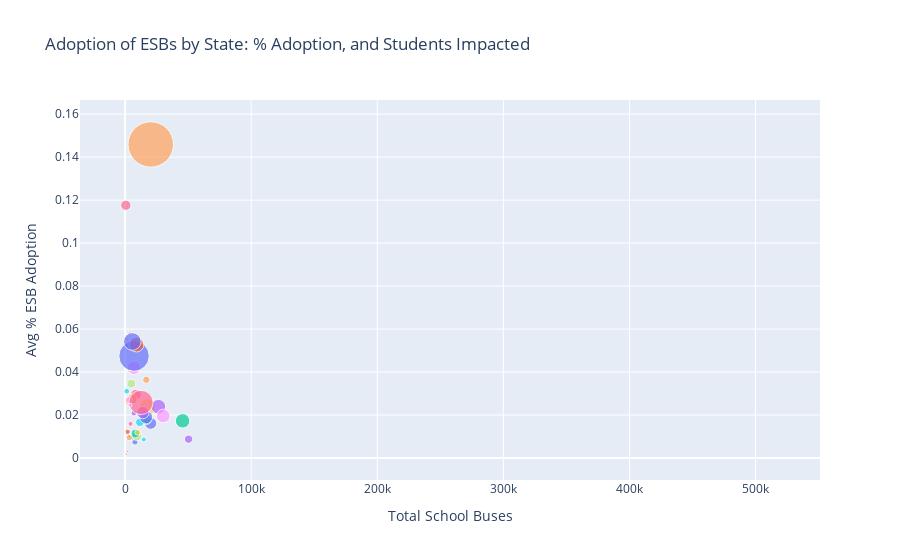

The notebook cell this image was saved under:
### Code cell
fig = px.scatter(
    state_df,
    x="2a. Total number of school buses (SBF 2022-23)",
    y="3i. Average of percentages of committed ESBs (Atlas, SBF, FHWA, WRI)",
    size="8a. Approximate total number of students riding ESBs",
    color="1a. State",
    hover_name="1a. State",
    size_max=60,
    labels={
        "2a. Total number of school buses (SBF 2022-23)": "Total School Buses",
        "3i. Average of percentages of committed ESBs (Atlas, SBF, FHWA, WRI)": "Avg % ESB Adoption",
        "8a. Approximate total number of students riding ESBs": "Students Riding ESBs"
    },
    title="Adoption of ESBs by State: % Adoption, and Students Impacted"
)
fig.update_layout(showlegend=False)
fig.show()

### Figure 1 — Plotly figure (JSON) as saved in the notebook; plotly's stock layout.template omitted (floating-point values rounded to 4 significant figures)
{"data": [{"hovertemplate": "<b>%{hovertext}</b><br><br>1a. State=ALABAMA<br>Total School Buses=%{x}<br>Avg % ESB Adoption=%{y}<br>Students Riding ESBs=%{marker.size}<extra></extra>", "hovertext": ["ALABAMA"], "legendgroup": "ALABAMA", "marker": {"color": "#636efa", "size": [1284.0], "sizemode": "area", "sizeref": 65.15, "symbol": "circle"}, "mode": "markers", "name": "ALABAMA", "orientation": "v", "showlegend": true, "type": "scatter", "x": [7820.0], "xaxis": "x", "y": [0.007494], "yaxis": "y"}, {"hovertemplate": "<b>%{hovertext}</b><br><br>1a. State=ALASKA<br>Total School Buses=%{x}<br>Avg % ESB Adoption=%{y}<br>Students Riding ESBs=%{marker.size}<extra></extra>", "hovertext": ["ALASKA"], "legendgroup": "ALASKA", "marker": {"color": "#EF553B", "size": [164.7], "sizemode": "area", "sizeref": 65.15, "symbol": "circle"}, "mode": "markers", "name": "ALASKA", "orientation": "v", "showlegend": true, "type": "scatter", "x": [962.0], "xaxis": "x", "y": [0.001793], "yaxis": "y"}, {"hovertemplate": "<b>%{hovertext}</b><br><br>1a. State=ARIZONA<br>Total School Buses=%{x}<br>Avg % ESB Adoption=%{y}<br>Students Riding ESBs=%{marker.size}<extra></extra>", "hovertext": ["ARIZONA"], "legendgroup": "ARIZONA", "marker": {"color": "#00cc96", "size": [1303.0], "sizemode": "area", "sizeref": 65.15, "symbol": "circle"}, "mode": "markers", "name": "ARIZONA", "orientation": "v", "showlegend": true, "type": "scatter", "x": [7166.0], "xaxis": "x", "y": [0.02668], "yaxis": "y"}, {"hovertemplate": "<b>%{hovertext}</b><br><br>1a. State=ARKANSAS<br>Total School Buses=%{x}<br>Avg % ESB Adoption=%{y}<br>Students Riding ESBs=%{marker.size}<extra></extra>", "hovertext": ["ARKANSAS"], "legendgroup": "ARKANSAS", "marker": {"color": "#ab63fa", "size": [1078.0], "sizemode": "area", "sizeref": 65.15, "symbol": "circle"}, "mode": "markers", "name": "ARKANSAS", "orientation": "v", "showlegend": true, "type": "scatter", "x": [7000.0], "xaxis": "x", "y": [0.02088], "yaxis": "y"}, {"hovertemplate": "<b>%{hovertext}</b><br><br>1a. State=CALIFORNIA<br>Total School Buses=%{x}<br>Avg % ESB Adoption=%{y}<br>Students Riding ESBs=%{marker.size}<extra></extra>", "hovertext": ["CALIFORNIA"], "legendgroup": "CALIFORNIA", "marker": {"color": "#FFA15A", "size": [67460.0], "sizemode": "area", "sizeref": 65.15, "symbol": "circle"}, "mode": "markers", "name": "CALIFORNIA", "orientation": "v", "showlegend": true, "type": "scatter", "x": [20330.0], "xaxis": "x", "y": [0.1459], "yaxis": "y"}, {"hovertemplate": "<b>%{hovertext}</b><br><br>1a. State=COLORADO<br>Total School Buses=%{x}<br>Avg % ESB Adoption=%{y}<br>Students Riding ESBs=%{marker.size}<extra></extra>", "hovertext": ["COLORADO"], "legendgroup": "COLORADO", "marker": {"color": "#19d3f3", "size": [2340.0], "sizemode": "area", "sizeref": 65.15, "symbol": "circle"}, "mode": "markers", "name": "COLORADO", "orientation": "v", "showlegend": true, "type": "scatter", "x": [NaN], "xaxis": "x", "y": [0.02258], "yaxis": "y"}, {"hovertemplate": "<b>%{hovertext}</b><br><br>1a. State=CONNECTICUT<br>Total School Buses=%{x}<br>Avg % ESB Adoption=%{y}<br>Students Riding ESBs=%{marker.size}<extra></extra>", "hovertext": ["CONNECTICUT"], "legendgroup": "CONNECTICUT", "marker": {"color": "#FF6692", "size": [3801.0], "sizemode": "area", "sizeref": 65.15, "symbol": "circle"}, "mode": "markers", "name": "CONNECTICUT", "orientation": "v", "showlegend": true, "type": "scatter", "x": [8600.0], "xaxis": "x", "y": [0.02948], "yaxis": "y"}, {"hovertemplate": "<b>%{hovertext}</b><br><br>1a. State=DELAWARE<br>Total School Buses=%{x}<br>Avg % ESB Adoption=%{y}<br>Students Riding ESBs=%{marker.size}<extra></extra>", "hovertext": ["DELAWARE"], "legendgroup": "DELAWARE", "marker": {"color": "#B6E880", "size": [82.41], "sizemode": "area", "sizeref": 65.15, "symbol": "circle"}, "mode": "markers", "name": "DELAWARE", "orientation": "v", "showlegend": true, "type": "scatter", "x": [1529.0], "xaxis": "x", "y": [0.002745], "yaxis": "y"}, {"hovertemplate": "<b>%{hovertext}</b><br><br>1a. State=DISTRICT OF COLUMBIA<br>Total School Buses=%{x}<br>Avg % ESB Adoption=%{y}<br>Students Riding ESBs=%{marker.size}<extra></extra>", "hovertext": ["DISTRICT OF COLUMBIA"], "legendgroup": "DISTRICT OF COLUMBIA", "marker": {"color": "#FF97FF", "size": [13.18], "sizemode": "area", "sizeref": 65.15, "symbol": "circle"}, "mode": "markers", "name": "DISTRICT OF COLUMBIA", "orientation": "v", "showlegend": true, "type": "scatter", "x": [NaN], "xaxis": "x", "y": [0.1231], "yaxis": "y"}, {"hovertemplate": "<b>%{hovertext}</b><br><br>1a. State=FLORIDA<br>Total School Buses=%{x}<br>Avg % ESB Adoption=%{y}<br>Students Riding ESBs=%{marker.size}<extra></extra>", "hovertext": ["FLORIDA"], "legendgroup": "FLORIDA", "marker": {"color": "#FECB52", "size": [9388.0], "sizemode": "area", "sizeref": 65.15, "symbol": "circle"}, "mode": "markers", "name": "FLORIDA", "orientation": "v", "showlegend": true, "type": "scatter", "x": [17810.0], "xaxis": "x", "y": [0.02373], "yaxis": "y"}, {"hovertemplate": "<b>%{hovertext}</b><br><br>1a. State=GEORGIA<br>Total School Buses=%{x}<br>Avg % ESB Adoption=%{y}<br>Students Riding ESBs=%{marker.size}<extra></extra>", "hovertext": ["GEORGIA"], "legendgroup": "GEORGIA", "marker": {"color": "#636efa", "size": [4646.0], "sizemode": "area", "sizeref": 65.15, "symbol": "circle"}, "mode": "markers", "name": "GEORGIA", "orientation": "v", "showlegend": true, "type": "scatter", "x": [20280.0], "xaxis": "x", "y": [0.01612], "yaxis": "y"}, {"hovertemplate": "<b>%{hovertext}</b><br><br>1a. State=HAWAII<br>Total School Buses=%{x}<br>Avg % ESB Adoption=%{y}<br>Students Riding ESBs=%{marker.size}<extra></extra>", "hovertext": ["HAWAII"], "legendgroup": "HAWAII", "marker": {"color": "#EF553B", "size": [149.3], "sizemode": "area", "sizeref": 65.15, "symbol": "circle"}, "mode": "markers", "name": "HAWAII", "orientation": "v", "showlegend": true, "type": "scatter", "x": [785.0], "xaxis": "x", "y": [0.03071], "yaxis": "y"}, {"hovertemplate": "<b>%{hovertext}</b><br><br>1a. State=IDAHO<br>Total School Buses=%{x}<br>Avg % ESB Adoption=%{y}<br>Students Riding ESBs=%{marker.size}<extra></extra>", "hovertext": ["IDAHO"], "legendgroup": "IDAHO", "marker": {"color": "#00cc96", "size": [388.9], "sizemode": "area", "sizeref": 65.15, "symbol": "circle"}, "mode": "markers", "name": "IDAHO", "orientation": "v", "showlegend": true, "type": "scatter", "x": [2996.0], "xaxis": "x", "y": [0.01023], "yaxis": "y"}, {"hovertemplate": "<b>%{hovertext}</b><br><br>1a. State=ILLINOIS<br>Total School Buses=%{x}<br>Avg % ESB Adoption=%{y}<br>Students Riding ESBs=%{marker.size}<extra></extra>", "hovertext": ["ILLINOIS"], "legendgroup": "ILLINOIS", "marker": {"color": "#ab63fa", "size": [6958.0], "sizemode": "area", "sizeref": 65.15, "symbol": "circle"}, "mode": "markers", "name": "ILLINOIS", "orientation": "v", "showlegend": true, "type": "scatter", "x": [26420.0], "xaxis": "x", "y": [0.02386], "yaxis": "y"}, {"hovertemplate": "<b>%{hovertext}</b><br><br>1a. State=INDIANA<br>Total School Buses=%{x}<br>Avg % ESB Adoption=%{y}<br>Students Riding ESBs=%{marker.size}<extra></extra>", "hovertext": ["INDIANA"], "legendgroup": "INDIANA", "marker": {"color": "#FFA15A", "size": [1777.0], "sizemode": "area", "sizeref": 65.15, "symbol": "circle"}, "mode": "markers", "name": "INDIANA", "orientation": "v", "showlegend": true, "type": "scatter", "x": [16820.0], "xaxis": "x", "y": [0.03641], "yaxis": "y"}, {"hovertemplate": "<b>%{hovertext}</b><br><br>1a. State=IOWA<br>Total School Buses=%{x}<br>Avg % ESB Adoption=%{y}<br>Students Riding ESBs=%{marker.size}<extra></extra>", "hovertext": ["IOWA"], "legendgroup": "IOWA", "marker": {"color": "#19d3f3", "size": [1081.0], "sizemode": "area", "sizeref": 65.15, "symbol": "circle"}, "mode": "markers", "name": "IOWA", "orientation": "v", "showlegend": true, "type": "scatter", "x": [6000.0], "xaxis": "x", "y": [0.00968], "yaxis": "y"}, {"hovertemplate": "<b>%{hovertext}</b><br><br>1a. State=KANSAS<br>Total School Buses=%{x}<br>Avg % ESB Adoption=%{y}<br>Students Riding ESBs=%{marker.size}<extra></extra>", "hovertext": ["KANSAS"], "legendgroup": "KANSAS", "marker": {"color": "#FF6692", "size": [820.1], "sizemode": "area", "sizeref": 65.15, "symbol": "circle"}, "mode": "markers", "name": "KANSAS", "orientation": "v", "showlegend": true, "type": "scatter", "x": [4305.0], "xaxis": "x", "y": [0.01589], "yaxis": "y"}, {"hovertemplate": "<b>%{hovertext}</b><br><br>1a. State=KENTUCKY<br>Total School Buses=%{x}<br>Avg % ESB Adoption=%{y}<br>Students Riding ESBs=%{marker.size}<extra></extra>", "hovertext": ["KENTUCKY"], "legendgroup": "KENTUCKY", "marker": {"color": "#B6E880", "size": [3002.0], "sizemode": "area", "sizeref": 65.15, "symbol": "circle"}, "mode": "markers", "name": "KENTUCKY", "orientation": "v", "showlegend": true, "type": "scatter", "x": [9488.0], "xaxis": "x", "y": [0.01026], "yaxis": "y"}, {"hovertemplate": "<b>%{hovertext}</b><br><br>1a. State=LOUISIANA<br>Total School Buses=%{x}<br>Avg % ESB Adoption=%{y}<br>Students Riding ESBs=%{marker.size}<extra></extra>", "hovertext": ["LOUISIANA"], "legendgroup": "LOUISIANA", "marker": {"color": "#FF97FF", "size": [5910.0], "sizemode": "area", "sizeref": 65.15, "symbol": "circle"}, "mode": "markers", "name": "LOUISIANA", "orientation": "v", "showlegend": true, "type": "scatter", "x": [6841.0], "xaxis": "x", "y": [0.04199], "yaxis": "y"}, {"hovertemplate": "<b>%{hovertext}</b><br><br>1a. State=MAINE<br>Total School Buses=%{x}<br>Avg % ESB Adoption=%{y}<br>Students Riding ESBs=%{marker.size}<extra></extra>", "hovertext": ["MAINE"], "legendgroup": "MAINE", "marker": {"color": "#FECB52", "size": [1597.0], "sizemode": "area", "sizeref": 65.15, "symbol": "circle"}, "mode": "markers", "name": "MAINE", "orientation": "v", "showlegend": true, "type": "scatter", "x": [2815.0], "xaxis": "x", "y": [0.02587], "yaxis": "y"}, {"hovertemplate": "<b>%{hovertext}</b><br><br>1a. State=MARYLAND<br>Total School Buses=%{x}<br>Avg % ESB Adoption=%{y}<br>Students Riding ESBs=%{marker.size}<extra></extra>", "hovertext": ["MARYLAND"], "legendgroup": "MARYLAND", "marker": {"color": "#636efa", "size": [30250.0], "sizemode": "area", "sizeref": 65.15, "symbol": "circle"}, "mode": "markers", "name": "MARYLAND", "orientation": "v", "showlegend": true, "type": "scatter", "x": [7074.0], "xaxis": "x", "y": [0.04743], "yaxis": "y"}, {"hovertemplate": "<b>%{hovertext}</b><br><br>1a. State=MASSACHUSETTS<br>Total School Buses=%{x}<br>Avg % ESB Adoption=%{y}<br>Students Riding ESBs=%{marker.size}<extra></extra>", "hovertext": ["MASSACHUSETTS"], "legendgroup": "MASSACHUSETTS", "marker": {"color": "#EF553B", "size": [7056.0], "sizemode": "area", "sizeref": 65.15, "symbol": "circle"}, "mode": "markers", "name": "MASSACHUSETTS", "orientation": "v", "showlegend": true, "type": "scatter", "x": [9000.0], "xaxis": "x", "y": [0.05275], "yaxis": "y"}, {"hovertemplate": "<b>%{hovertext}</b><br><br>1a. State=MICHIGAN<br>Total School Buses=%{x}<br>Avg % ESB Adoption=%{y}<br>Students Riding ESBs=%{marker.size}<extra></extra>", "hovertext": ["MICHIGAN"], "legendgroup": "MICHIGAN", "marker": {"color": "#00cc96", "size": [3158.0], "sizemode": "area", "sizeref": 65.15, "symbol": "circle"}, "mode": "markers", "name": "MICHIGAN", "orientation": "v", "showlegend": true, "type": "scatter", "x": [16840.0], "xaxis": "x", "y": [0.0178], "yaxis": "y"}, {"hovertemplate": "<b>%{hovertext}</b><br><br>1a. State=MINNESOTA<br>Total School Buses=%{x}<br>Avg % ESB Adoption=%{y}<br>Students Riding ESBs=%{marker.size}<extra></extra>", "hovertext": ["MINNESOTA"], "legendgroup": "MINNESOTA", "marker": {"color": "#ab63fa", "size": [361.6], "sizemode": "area", "sizeref": 65.15, "symbol": "circle"}, "mode": "markers", "name": "MINNESOTA", "orientation": "v", "showlegend": true, "type": "scatter", "x": [18900.0], "xaxis": "x", "y": [0.01746], "yaxis": "y"}, {"hovertemplate": "<b>%{hovertext}</b><br><br>1a. State=MISSISSIPPI<br>Total School Buses=%{x}<br>Avg % ESB Adoption=%{y}<br>Students Riding ESBs=%{marker.size}<extra></extra>", "hovertext": ["MISSISSIPPI"], "legendgroup": "MISSISSIPPI", "marker": {"color": "#FFA15A", "size": [3285.0], "sizemode": "area", "sizeref": 65.15, "symbol": "circle"}, "mode": "markers", "name": "MISSISSIPPI", "orientation": "v", "showlegend": true, "type": "scatter", "x": [5544.0], "xaxis": "x", "y": [0.02757], "yaxis": "y"}, {"hovertemplate": "<b>%{hovertext}</b><br><br>1a. State=MISSOURI<br>Total School Buses=%{x}<br>Avg % ESB Adoption=%{y}<br>Students Riding ESBs=%{marker.size}<extra></extra>", "hovertext": ["MISSOURI"], "legendgroup": "MISSOURI", "marker": {"color": "#19d3f3", "size": [2346.0], "sizemode": "area", "sizeref": 65.15, "symbol": "circle"}, "mode": "markers", "name": "MISSOURI", "orientation": "v", "showlegend": true, "type": "scatter", "x": [11680.0], "xaxis": "x", "y": [0.01661], "yaxis": "y"}, {"hovertemplate": "<b>%{hovertext}</b><br><br>1a. State=MONTANA<br>Total School Buses=%{x}<br>Avg % ESB Adoption=%{y}<br>Students Riding ESBs=%{marker.size}<extra></extra>", "hovertext": ["MONTANA"], "legendgroup": "MONTANA", "marker": {"color": "#FF6692", "size": [333.8], "sizemode": "area", "sizeref": 65.15, "symbol": "circle"}, "mode": "markers", "name": "MONTANA", "orientation": "v", "showlegend": true, "type": "scatter", "x": [3693.0], "xaxis": "x", "y": [0.0581], "yaxis": "y"}, {"hovertemplate": "<b>%{hovertext}</b><br><br>1a. State=NEBRASKA<br>Total School Buses=%{x}<br>Avg % ESB Adoption=%{y}<br>Students Riding ESBs=%{marker.size}<extra></extra>", "hovertext": ["NEBRASKA"], "legendgroup": "NEBRASKA", "marker": {"color": "#B6E880", "size": [49.17], "sizemode": "area", "sizeref": 65.15, "symbol": "circle"}, "mode": "markers", "name": "NEBRASKA", "orientation": "v", "showlegend": true, "type": "scatter", "x": [5706.0], "xaxis": "x", "y": [0.005342], "yaxis": "y"}, {"hovertemplate": "<b>%{hovertext}</b><br><br>1a. State=NEVADA<br>Total School Buses=%{x}<br>Avg % ESB Adoption=%{y}<br>Students Riding ESBs=%{marker.size}<extra></extra>", "hovertext": ["NEVADA"], "legendgroup": "NEVADA", "marker": {"color": "#FF97FF", "size": [1592.0], "sizemode": "area", "sizeref": 65.15, "symbol": "circle"}, "mode": "markers", "name": "NEVADA", "orientation": "v", "showlegend": true, "type": "scatter", "x": [2947.0], "xaxis": "x", "y": [0.02697], "yaxis": "y"}, {"hovertemplate": "<b>%{hovertext}</b><br><br>1a. State=NEW HAMPSHIRE<br>Total School Buses=%{x}<br>Avg % ESB Adoption=%{y}<br>Students Riding ESBs=%{marker.size}<extra></extra>", "hovertext": ["NEW HAMPSHIRE"], "legendgroup": "NEW HAMPSHIRE", "marker": {"color": "#FECB52", "size": [199.5], "sizemode": "area", "sizeref": 65.15, "symbol": "circle"}, "mode": "markers", "name": "NEW HAMPSHIRE", "orientation": "v", "showlegend": true, "type": "scatter", "x": [3200.0], "xaxis": "x", "y": [0.04029], "yaxis": "y"}, {"hovertemplate": "<b>%{hovertext}</b><br><br>1a. State=NEW JERSEY<br>Total School Buses=%{x}<br>Avg % ESB Adoption=%{y}<br>Students Riding ESBs=%{marker.size}<extra></extra>", "hovertext": ["NEW JERSEY"], "legendgroup": "NEW JERSEY", "marker": {"color": "#636efa", "size": [5553.0], "sizemode": "area", "sizeref": 65.15, "symbol": "circle"}, "mode": "markers", "name": "NEW JERSEY", "orientation": "v", "showlegend": true, "type": "scatter", "x": [16700.0], "xaxis": "x", "y": [0.01896], "yaxis": "y"}, {"hovertemplate": "<b>%{hovertext}</b><br><br>1a. State=NEW MEXICO<br>Total School Buses=%{x}<br>Avg % ESB Adoption=%{y}<br>Students Riding ESBs=%{marker.size}<extra></extra>", "hovertext": ["NEW MEXICO"], "legendgroup": "NEW MEXICO", "marker": {"color": "#EF553B", "size": [927.0], "sizemode": "area", "sizeref": 65.15, "symbol": "circle"}, "mode": "markers", "name": "NEW MEXICO", "orientation": "v", "showlegend": true, "type": "scatter", "x": [2007.0], "xaxis": "x", "y": [0.01218], "yaxis": "y"}, {"hovertemplate": "<b>%{hovertext}</b><br><br>1a. State=NEW YORK<br>Total School Buses=%{x}<br>Avg % ESB Adoption=%{y}<br>Students Riding ESBs=%{marker.size}<extra></extra>", "hovertext": ["NEW YORK"], "legendgroup": "NEW YORK", "marker": {"color": "#00cc96", "size": [6827.0], "sizemode": "area", "sizeref": 65.15, "symbol": "circle"}, "mode": "markers", "name": "NEW YORK", "orientation": "v", "showlegend": true, "type": "scatter", "x": [45600.0], "xaxis": "x", "y": [0.01729], "yaxis": "y"}, {"hovertemplate": "<b>%{hovertext}</b><br><br>1a. State=NORTH CAROLINA<br>Total School Buses=%{x}<br>Avg % ESB Adoption=%{y}<br>Students Riding ESBs=%{marker.size}<extra></extra>", "hovertext": ["NORTH CAROLINA"], "legendgroup": "NORTH CAROLINA", "marker": {"color": "#ab63fa", "size": [5016.0], "sizemode": "area", "sizeref": 65.15, "symbol": "circle"}, "mode": "markers", "name": "NORTH CAROLINA", "orientation": "v", "showlegend": true, "type": "scatter", "x": [14100.0], "xaxis": "x", "y": [0.02115], "yaxis": "y"}, {"hovertemplate": "<b>%{hovertext}</b><br><br>1a. State=NORTH DAKOTA<br>Total School Buses=%{x}<br>Avg % ESB Adoption=%{y}<br>Students Riding ESBs=%{marker.size}<extra></extra>", "hovertext": ["NORTH DAKOTA"], "legendgroup": "NORTH DAKOTA", "marker": {"color": "#FFA15A", "size": [129.8], "sizemode": "area", "sizeref": 65.15, "symbol": "circle"}, "mode": "markers", "name": "NORTH DAKOTA", "orientation": "v", "showlegend": true, "type": "scatter", "x": [2351.0], "xaxis": "x", "y": [0.008669], "yaxis": "y"}, {"hovertemplate": "<b>%{hovertext}</b><br><br>1a. State=OHIO<br>Total School Buses=%{x}<br>Avg % ESB Adoption=%{y}<br>Students Riding ESBs=%{marker.size}<extra></extra>", "hovertext": ["OHIO"], "legendgroup": "OHIO", "marker": {"color": "#19d3f3", "size": [761.0], "sizemode": "area", "sizeref": 65.15, "symbol": "circle"}, "mode": "markers", "name": "OHIO", "orientation": "v", "showlegend": true, "type": "scatter", "x": [14810.0], "xaxis": "x", "y": [0.008611], "yaxis": "y"}, {"hovertemplate": "<b>%{hovertext}</b><br><br>1a. State=OKLAHOMA<br>Total School Buses=%{x}<br>Avg % ESB Adoption=%{y}<br>Students Riding ESBs=%{marker.size}<extra></extra>", "hovertext": ["OKLAHOMA"], "legendgroup": "OKLAHOMA", "marker": {"color": "#FF6692", "size": [3420.0], "sizemode": "area", "sizeref": 65.15, "symbol": "circle"}, "mode": "markers", "name": "OKLAHOMA", "orientation": "v", "showlegend": true, "type": "scatter", "x": [562.0], "xaxis": "x", "y": [0.1176], "yaxis": "y"}, {"hovertemplate": "<b>%{hovertext}</b><br><br>1a. State=OREGON<br>Total School Buses=%{x}<br>Avg % ESB Adoption=%{y}<br>Students Riding ESBs=%{marker.size}<extra></extra>", "hovertext": ["OREGON"], "legendgroup": "OREGON", "marker": {"color": "#B6E880", "size": [2572.0], "sizemode": "area", "sizeref": 65.15, "symbol": "circle"}, "mode": "markers", "name": "OREGON", "orientation": "v", "showlegend": true, "type": "scatter", "x": [4913.0], "xaxis": "x", "y": [0.03462], "yaxis": "y"}, {"hovertemplate": "<b>%{hovertext}</b><br><br>1a. State=PENNSYLVANIA<br>Total School Buses=%{x}<br>Avg % ESB Adoption=%{y}<br>Students Riding ESBs=%{marker.size}<extra></extra>", "hovertext": ["PENNSYLVANIA"], "legendgroup": "PENNSYLVANIA", "marker": {"color": "#FF97FF", "size": [6100.0], "sizemode": "area", "sizeref": 65.15, "symbol": "circle"}, "mode": "markers", "name": "PENNSYLVANIA", "orientation": "v", "showlegend": true, "type": "scatter", "x": [30280.0], "xaxis": "x", "y": [0.01954], "yaxis": "y"}, {"hovertemplate": "<b>%{hovertext}</b><br><br>1a. State=RHODE ISLAND<br>Total School Buses=%{x}<br>Avg % ESB Adoption=%{y}<br>Students Riding ESBs=%{marker.size}<extra></extra>", "hovertext": ["RHODE ISLAND"], "legendgroup": "RHODE ISLAND", "marker": {"color": "#FECB52", "size": [560.6], "sizemode": "area", "sizeref": 65.15, "symbol": "circle"}, "mode": "markers", "name": "RHODE ISLAND", "orientation": "v", "showlegend": true, "type": "scatter", "x": [1691.0], "xaxis": "x", "y": [0.05529], "yaxis": "y"}, {"hovertemplate": "<b>%{hovertext}</b><br><br>1a. State=SOUTH CAROLINA<br>Total School Buses=%{x}<br>Avg % ESB Adoption=%{y}<br>Students Riding ESBs=%{marker.size}<extra></extra>", "hovertext": ["SOUTH CAROLINA"], "legendgroup": "SOUTH CAROLINA", "marker": {"color": "#636efa", "size": [10160.0], "sizemode": "area", "sizeref": 65.15, "symbol": "circle"}, "mode": "markers", "name": "SOUTH CAROLINA", "orientation": "v", "showlegend": true, "type": "scatter", "x": [5720.0], "xaxis": "x", "y": [0.0542], "yaxis": "y"}, {"hovertemplate": "<b>%{hovertext}</b><br><br>1a. State=SOUTH DAKOTA<br>Total School Buses=%{x}<br>Avg % ESB Adoption=%{y}<br>Students Riding ESBs=%{marker.size}<extra></extra>", "hovertext": ["SOUTH DAKOTA"], "legendgroup": "SOUTH DAKOTA", "marker": {"color": "#EF553B", "size": [153.6], "sizemode": "area", "sizeref": 65.15, "symbol": "circle"}, "mode": "markers", "name": "SOUTH DAKOTA", "orientation": "v", "showlegend": true, "type": "scatter", "x": [2000.0], "xaxis": "x", "y": [0.003121], "yaxis": "y"}, {"hovertemplate": "<b>%{hovertext}</b><br><br>1a. State=TENNESSEE<br>Total School Buses=%{x}<br>Avg % ESB Adoption=%{y}<br>Students Riding ESBs=%{marker.size}<extra></extra>", "hovertext": ["TENNESSEE"], "legendgroup": "TENNESSEE", "marker": {"color": "#00cc96", "size": [2508.0], "sizemode": "area", "sizeref": 65.15, "symbol": "circle"}, "mode": "markers", "name": "TENNESSEE", "orientation": "v", "showlegend": true, "type": "scatter", "x": [8200.0], "xaxis": "x", "y": [0.01138], "yaxis": "y"}, {"hovertemplate": "<b>%{hovertext}</b><br><br>1a. State=TEXAS<br>Total School Buses=%{x}<br>Avg % ESB Adoption=%{y}<br>Students Riding ESBs=%{marker.size}<extra></extra>", "hovertext": ["TEXAS"], "legendgroup": "TEXAS", "marker": {"color": "#ab63fa", "size": [2243.0], "sizemode": "area", "sizeref": 65.15, "symbol": "circle"}, "mode": "markers", "name": "TEXAS", "orientation": "v", "showlegend": true, "type": "scatter", "x": [50330.0], "xaxis": "x", "y": [0.008762], "yaxis": "y"}, {"hovertemplate": "<b>%{hovertext}</b><br><br>1a. State=UTAH<br>Total School Buses=%{x}<br>Avg % ESB Adoption=%{y}<br>Students Riding ESBs=%{marker.size}<extra></extra>", "hovertext": ["UTAH"], "legendgroup": "UTAH", "marker": {"color": "#FFA15A", "size": [1270.0], "sizemode": "area", "sizeref": 65.15, "symbol": "circle"}, "mode": "markers", "name": "UTAH", "orientation": "v", "showlegend": true, "type": "scatter", "x": [3240.0], "xaxis": "x", "y": [0.009406], "yaxis": "y"}, {"hovertemplate": "<b>%{hovertext}</b><br><br>1a. State=VERMONT<br>Total School Buses=%{x}<br>Avg % ESB Adoption=%{y}<br>Students Riding ESBs=%{marker.size}<extra></extra>", "hovertext": ["VERMONT"], "legendgroup": "VERMONT", "marker": {"color": "#19d3f3", "size": [1046.0], "sizemode": "area", "sizeref": 65.15, "symbol": "circle"}, "mode": "markers", "name": "VERMONT", "orientation": "v", "showlegend": true, "type": "scatter", "x": [1300.0], "xaxis": "x", "y": [0.0311], "yaxis": "y"}, {"hovertemplate": "<b>%{hovertext}</b><br><br>1a. State=VIRGINIA<br>Total School Buses=%{x}<br>Avg % ESB Adoption=%{y}<br>Students Riding ESBs=%{marker.size}<extra></extra>", "hovertext": ["VIRGINIA"], "legendgroup": "VIRGINIA", "marker": {"color": "#FF6692", "size": [19190.0], "sizemode": "area", "sizeref": 65.15, "symbol": "circle"}, "mode": "markers", "name": "VIRGINIA", "orientation": "v", "showlegend": true, "type": "scatter", "x": [12570.0], "xaxis": "x", "y": [0.02587], "yaxis": "y"}, {"hovertemplate": "<b>%{hovertext}</b><br><br>1a. State=WASHINGTON<br>Total School Buses=%{x}<br>Avg % ESB Adoption=%{y}<br>Students Riding ESBs=%{marker.size}<extra></extra>", "hovertext": ["WASHINGTON"], "legendgroup": "WASHINGTON", "marker": {"color": "#B6E880", "size": [2593.0], "sizemode": "area", "sizeref": 65.15, "symbol": "circle"}, "mode": "markers", "name": "WASHINGTON", "orientation": "v", "showlegend": true, "type": "scatter", "x": [NaN], "xaxis": "x", "y": [0.02227], "yaxis": "y"}, {"hovertemplate": "<b>%{hovertext}</b><br><br>1a. State=WEST VIRGINIA<br>Total School Buses=%{x}<br>Avg % ESB Adoption=%{y}<br>Students Riding ESBs=%{marker.size}<extra></extra>", "hovertext": ["WEST VIRGINIA"], "legendgroup": "WEST VIRGINIA", "marker": {"color": "#FF97FF", "size": [516.7], "sizemode": "area", "sizeref": 65.15, "symbol": "circle"}, "mode": "markers", "name": "WEST VIRGINIA", "orientation": "v", "showlegend": true, "type": "scatter", "x": [3832.0], "xaxis": "x", "y": [0.02453], "yaxis": "y"}, {"hovertemplate": "<b>%{hovertext}</b><br><br>1a. State=WISCONSIN<br>Total School Buses=%{x}<br>Avg % ESB Adoption=%{y}<br>Students Riding ESBs=%{marker.size}<extra></extra>", "hovertext": ["WISCONSIN"], "legendgroup": "WISCONSIN", "marker": {"color": "#FECB52", "size": [1118.0], "sizemode": "area", "sizeref": 65.15, "symbol": "circle"}, "mode": "markers", "name": "WISCONSIN", "orientation": "v", "showlegend": true, "type": "scatter", "x": [10060.0], "xaxis": "x", "y": [0.01197], "yaxis": "y"}, {"hovertemplate": "<b>%{hovertext}</b><br><br>1a. State=WYOMING<br>Total School Buses=%{x}<br>Avg % ESB Adoption=%{y}<br>Students Riding ESBs=%{marker.size}<extra></extra>", "hovertext": ["WYOMING"], "legendgroup": "WYOMING", "marker": {"color": "#636efa", "size": [0.0], "sizemode": "area", "sizeref": 65.15, "symbol": "circle"}, "mode": "markers", "name": "WYOMING", "orientation": "v", "showlegend": true, "type": "scatter", "x": [1343.0], "xaxis": "x", "y": [0.0], "yaxis": "y"}, {"hovertemplate": "<b>%{hovertext}</b><br><br>1a. State=TOTAL<br>Total School Buses=%{x}<br>Avg % ESB Adoption=%{y}<br>Students Riding ESBs=%{marker.size}<extra></extra>", "hovertext": ["TOTAL"], "legendgroup": "TOTAL", "marker": {"color": "#EF553B", "size": [234500.0], "sizemode": "area", "sizeref": 65.15, "symbol": "circle"}, "mode": "markers", "name": "TOTAL", "orientation": "v", "showlegend": true, "type": "scatter", "x": [484200.0], "xaxis": "x", "y": [NaN], "yaxis": "y"}], "layout": {"legend": {"itemsizing": "constant", "title": {"text": "1a. State"}, "tracegroupgap": 0}, "showlegend": false, "title": {"text": "Adoption of ESBs by State: % Adoption, and Students Impacted"}, "xaxis": {"anchor": "y", "domain": [0, 1], "title": {"text": "Total School Buses"}}, "yaxis": {"anchor": "x", "domain": [0, 1], "title": {"text": "Avg % ESB Adoption"}}}}
